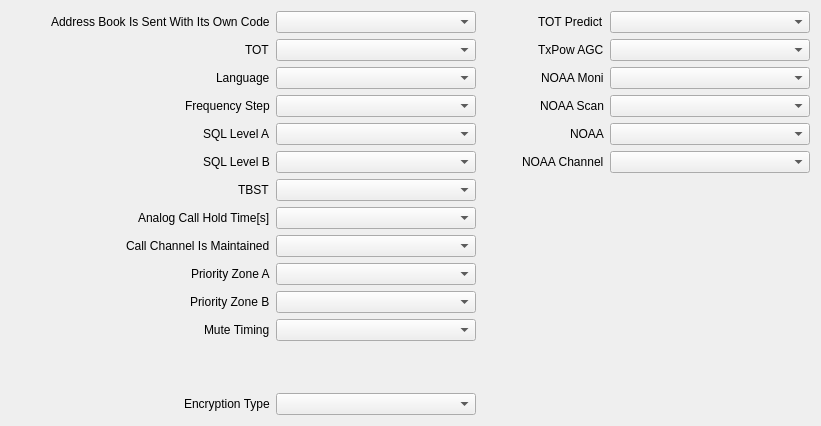
     <widget class="QWidget" name="otherTab">
      <attribute name="title">
       <string>Other</string>
      </attribute>
      <layout class="QHBoxLayout" name="horizontalLayout_14">
       <item>
        <spacer name="horizontalSpacer_18">
         <property name="orientation">
          <enum>Qt::Orientation::Horizontal</enum>
         </property>
         <property name="sizeHint" stdset="0">
          <size>
           <width>40</width>
           <height>20</height>
          </size>
         </property>
        </spacer>
       </item>
       <item>
        <layout class="QFormLayout" name="formLayout_11">
         <property name="labelAlignment">
          <set>Qt::AlignmentFlag::AlignRight|Qt::AlignmentFlag::AlignTrailing|Qt::AlignmentFlag::AlignVCenter</set>
         </property>
         <item row="0" column="0">
          <widget class="QLabel" name="label_82">
           <property name="text">
            <string>Address Book Is Sent With Its Own Code</string>
           </property>
          </widget>
         </item>
         <item row="0" column="1">
          <widget class="QComboBox" name="addressSentWithOwnCodeCmbx">
           <property name="minimumSize">
            <size>
             <width>200</width>
             <height>0</height>
            </size>
           </property>
          </widget>
         </item>
         <item row="1" column="0">
          <widget class="QLabel" name="label_84">
           <property name="text">
            <string>TOT</string>
           </property>
          </widget>
         </item>
         <item row="1" column="1">
          <widget class="QComboBox" name="totCmbx"/>
         </item>
         <item row="2" column="0">
          <widget class="QLabel" name="label_85">
           <property name="text">
            <string>Language</string>
           </property>
          </widget>
         </item>
         <item row="2" column="1">
          <widget class="QComboBox" name="languageCmbx"/>
         </item>
         <item row="3" column="0">
          <widget class="QLabel" name="label_86">
           <property name="text">
            <string>Frequency Step</string>
           </property>
          </widget>
         </item>
         <item row="3" column="1">
          <widget class="QComboBox" name="frequencyStepCmbx"/>
         </item>
         <item row="4" column="0">
          <widget class="QLabel" name="label_87">
           <property name="text">
            <string>SQL Level A</string>
           </property>
          </widget>
         </item>
         <item row="4" column="1">
          <widget class="QComboBox" name="sqlLevelACmbx"/>
         </item>
         <item row="5" column="0">
          <widget class="QLabel" name="label_88">
           <property name="text">
            <string>SQL Level B</string>
           </property>
          </widget>
         </item>
         <item row="5" column="1">
          <widget class="QComboBox" name="sqlLevelBCmbx"/>
         </item>
         <item row="6" column="0">
          <widget class="QLabel" name="label_89">
           <property name="text">
            <string>TBST</string>
           </property>
          </widget>
         </item>
         <item row="6" column="1">
          <widget class="QComboBox" name="tbstCmbx"/>
         </item>
         <item row="7" column="0">
          <widget class="QLabel" name="label_90">
           <property name="text">
            <string>Analog Call Hold Time[s]</string>
           </property>
          </widget>
         </item>
         <item row="7" column="1">
          <widget class="QComboBox" name="analogCallHoldTimeCmbx"/>
         </item>
         <item row="8" column="0">
          <widget class="QLabel" name="label_91">
           <property name="text">
            <string>Call Channel Is Maintained</string>
           </property>
          </widget>
         </item>
         <item row="8" column="1">
          <widget class="QComboBox" name="callChannelMaintainedCmbx"/>
         </item>
         <item row="9" column="0">
          <widget class="QLabel" name="label_92">
           <property name="text">
            <string>Priority Zone A</string>
           </property>
          </widget>
         </item>
         <item row="9" column="1">
          <widget class="QComboBox" name="priorityZoneACmbx"/>
         </item>
         <item row="10" column="0">
          <widget class="QLabel" name="label_93">
           <property name="text">
            <string>Priority Zone B</string>
           </property>
          </widget>
         </item>
         <item row="10" column="1">
          <widget class="QComboBox" name="priorityZoneBCmbx"/>
         </item>
         <item row="11" column="0">
          <widget class="QLabel" name="label_94">
           <property name="text">
            <string>Mute Timing</string>
           </property>
          </widget>
         </item>
         <item row="11" column="1">
          <widget class="QComboBox" name="muteTimingCmbx"/>
         </item>
         <item row="12" column="1">
          <spacer name="verticalSpacer">
           <property name="orientation">
            <enum>Qt::Orientation::Vertical</enum>
           </property>
           <property name="sizeHint" stdset="0">
            <size>
             <width>20</width>
             <height>40</height>
            </size>
           </property>
          </spacer>
         </item>
         <item row="13" column="0">
          <widget class="QLabel" name="label_95">
           <property name="text">
            <string>Encryption Type</string>
           </property>
          </widget>
         </item>
         <item row="13" column="1">
          <widget class="QComboBox" name="encryptionTypeCmbx"/>
         </item>
        </layout>
       </item>
       <item>
        <spacer name="horizontalSpacer_19">
         <property name="orientation">
          <enum>Qt::Orientation::Horizontal</enum>
         </property>
         <property name="sizeHint" stdset="0">
          <size>
           <width>40</width>
           <height>20</height>
          </size>
         </property>
        </spacer>
       </item>
       <item>
        <layout class="QFormLayout" name="formLayout_12">
         <property name="labelAlignment">
          <set>Qt::AlignmentFlag::AlignRight|Qt::AlignmentFlag::AlignTrailing|Qt::AlignmentFlag::AlignVCenter</set>
         </property>
         <item row="0" column="0">
          <widget class="QLabel" name="label_83">
           <property name="text">
            <string>TOT Predict</string>
           </property>
          </widget>
         </item>
         <item row="0" column="1">
          <widget class="QComboBox" name="totPredictCmbx">
           <property name="minimumSize">
            <size>
             <width>200</width>
             <height>0</height>
            </size>
           </property>
          </widget>
         </item>
         <item row="1" column="1">
          <widget class="QComboBox" name="txPowerAgcCmbx"/>
         </item>
         <item row="1" column="0">
          <widget class="QLabel" name="label_96">
           <property name="text">
            <string>TxPow AGC</string>
           </property>
          </widget>
         </item>
         <item row="2" column="0">
          <widget class="QLabel" name="label_206">
           <property name="text">
            <string>NOAA Moni</string>
           </property>
          </widget>
         </item>
         <item row="3" column="0">
          <widget class="QLabel" name="label_207">
           <property name="text">
            <string>NOAA Scan</string>
           </property>
          </widget>
         </item>
         <item row="4" column="0">
          <widget class="QLabel" name="label_208">
           <property name="text">
            <string>NOAA</string>
           </property>
          </widget>
         </item>
         <item row="5" column="0">
          <widget class="QLabel" name="label_209">
           <property name="text">
            <string>NOAA Channel</string>
           </property>
          </widget>
         </item>
         <item row="2" column="1">
          <widget class="QComboBox" name="noaaMoniCmbx"/>
         </item>
         <item row="3" column="1">
          <widget class="QComboBox" name="noaaScanCmbx"/>
         </item>
         <item row="4" column="1">
          <widget class="QComboBox" name="noaaCmbx"/>
         </item>
         <item row="5" column="1">
          <widget class="QComboBox" name="noaaChannelCmbx"/>
         </item>
        </layout>
       </item>
      </layout>
     </widget>
